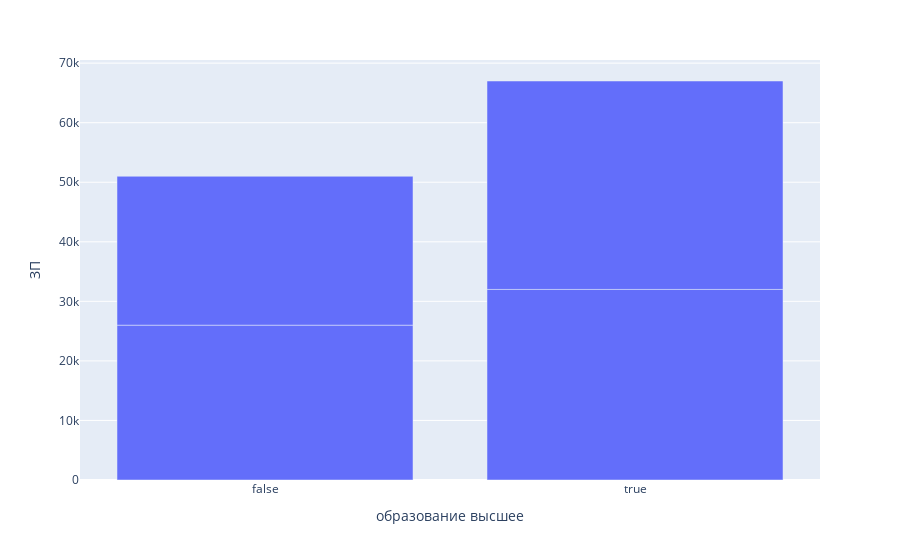

The cell this chart's notebook holds for it:
### Code cell
# data['ЗП'] = data['ЗП'].astype(float)
# data_grouped = data.groupby(['образование высшее', 'есть дети'], as_index = False).median()

# fig = px.bar(data_grouped, x='образование высшее', y='ЗП')
# fig.show();

### Figure 1 — Plotly figure (JSON) as saved in the notebook; plotly's stock layout.template omitted (floating-point values rounded to 4 significant figures)
{"data": [{"alignmentgroup": "True", "hovertemplate": "образование высшее=%{x}<br>ЗП=%{y}<extra></extra>", "legendgroup": "", "marker": {"color": "#636efa", "pattern": {"shape": ""}}, "name": "", "offsetgroup": "", "orientation": "v", "showlegend": false, "textposition": "auto", "type": "bar", "x": [false, false, true, true], "xaxis": "x", "y": [26000, 25000, 32000, 35000], "yaxis": "y"}], "layout": {"barmode": "relative", "legend": {"tracegroupgap": 0}, "margin": {"t": 60}, "xaxis": {"anchor": "y", "domain": [0, 1], "title": {"text": "образование высшее"}}, "yaxis": {"anchor": "x", "domain": [0, 1], "title": {"text": "ЗП"}}}}
